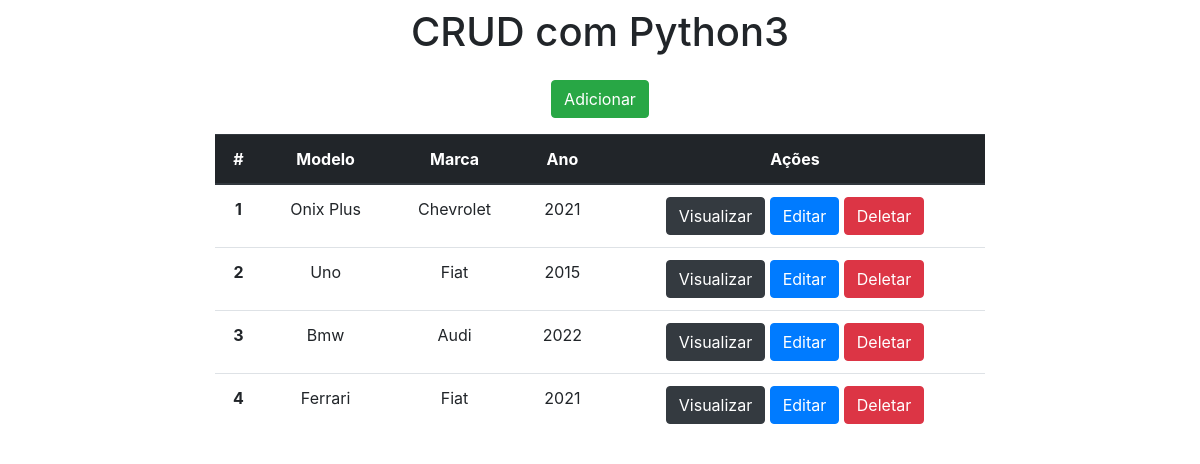
Before: / with the older database file.
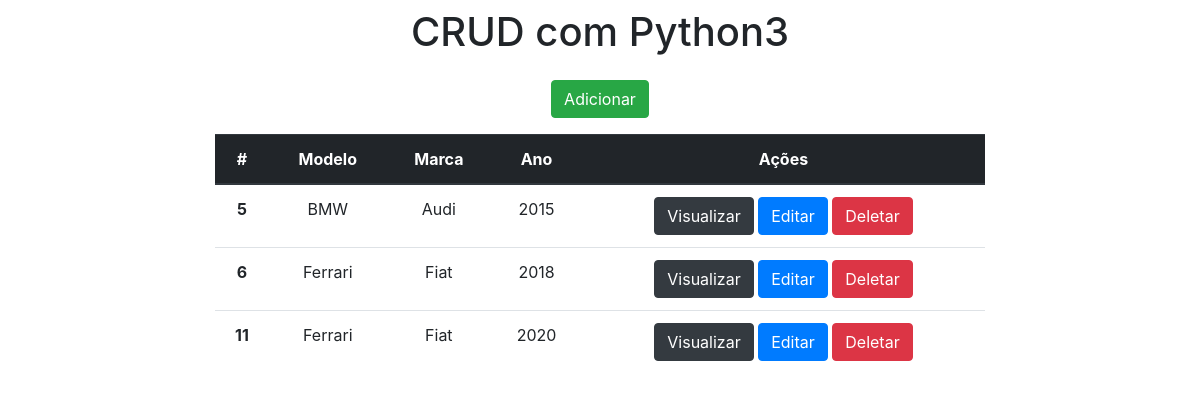
After: the same page with the newer database file.
### app/models.py (models this page shows)
class Carros(models.Model):
    modelo = models.CharField(max_length=150)
    marca = models.CharField(max_length=100)
    ano = models.IntegerField()

### app/views.py (the view)
# urls.py: 2. Add a URL to urlpatterns:  path('', views.home, name='home')
def home(request):
    data = {}
    data['db'] = Carros.objects.all()
    return render(request, 'index.html', data)

### app/templates/index.html (shortened to what this page needs)
<!DOCTYPE html>
<html lang="pt-br">
<head>
    <link rel="stylesheet" href="https://maxcdn.bootstrapcdn.com/bootstrap/4.0.0/css/bootstrap.min.css">
</head>
<body>
    <div class="col-8 m-auto pt-2 pb-2 text-center">
        <h1>CRUD com Python3</h1>
    </div>
    <div class="col-8 m-auto pt-2 pb-2 text-center">
        <a href="/form" class="btn btn-success"> Adicionar</a>
    </div>
    <div class="col-8 m-auto pt-2 pb-2 text-center">
        <table class="table">
            <thead class="thead-dark">
              <tr>
                <th scope="col">#</th>
                <th scope="col">Modelo</th>
                <th scope="col">Marca</th>
                <th scope="col">Ano</th>
                <th scope="col">Ações</th>
              </tr>
            </thead>
            <tbody>
            {% for dbs in db %}
              <tr>
                <th>{{dbs.id}}</th>
                <td>{{dbs.modelo}}</td>
                <td>{{dbs.marca}}</td>
                <td>{{dbs.ano}}</td>
                <td>
                  <a href="/view/{{dbs.id}}/" class="btn btn-dark">Visualizar</a>
                  <a href="/edit/{{dbs.id}}/" class="btn btn-primary">Editar</a>
                  <a href="/delete/{{dbs.id}}/" class="btn btn-danger btnDel">Deletar</a>
                </td>
              </tr>
              {% endfor %}
            </tbody>
         </table>
    </div>
    {% load static %}
</body>
</html>

Changed rows visible on the page:
removed Carros: id "1", modelo "Onix Plus", marca "Chevrolet", ano "2021"
removed Carros: id "2", modelo "Uno", marca "Fiat", ano "2015"
removed Carros: id "3", modelo "Bmw", marca "Audi", ano "2022"
removed Carros: id "4", modelo "Ferrari", marca "Fiat", ano "2021"
added Carros: id "5", modelo "BMW", marca "Audi", ano "2015"
added Carros: id "6", modelo "Ferrari", marca "Fiat", ano "2018"
added Carros: id "11", modelo "Ferrari", marca "Fiat", ano "2020"
